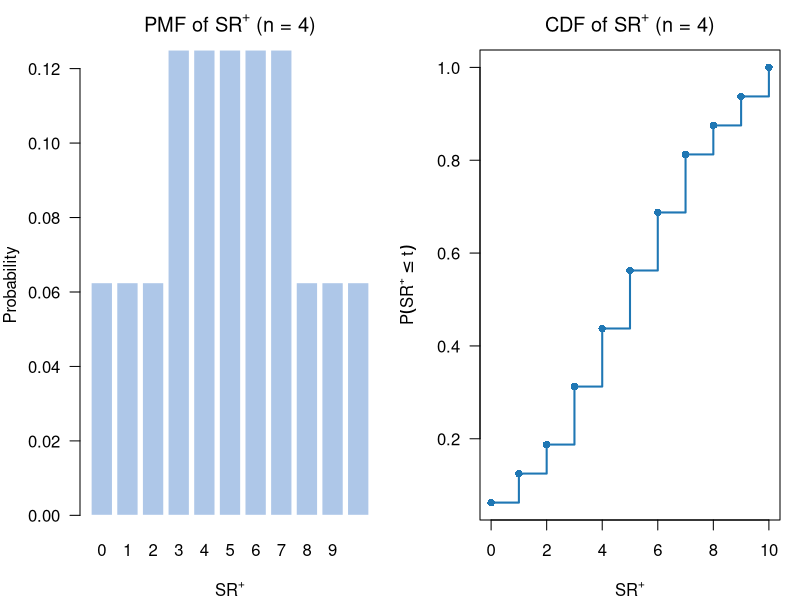
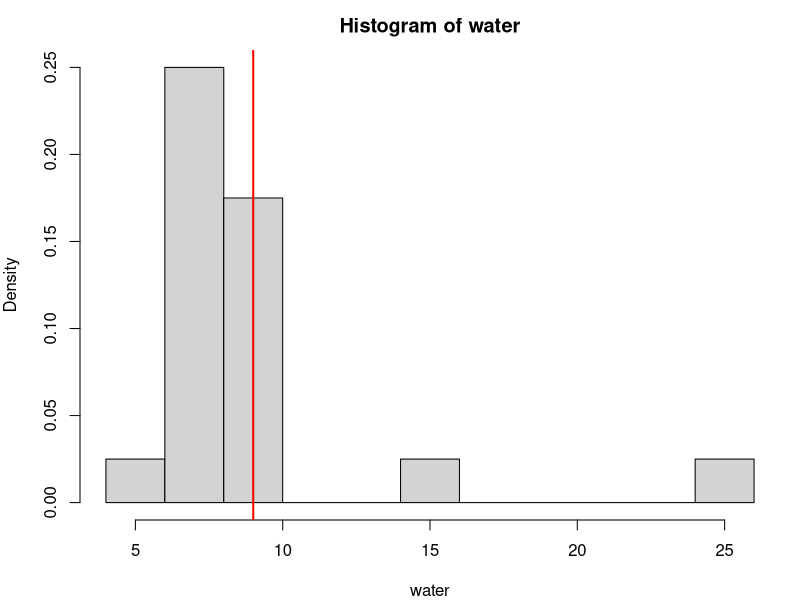
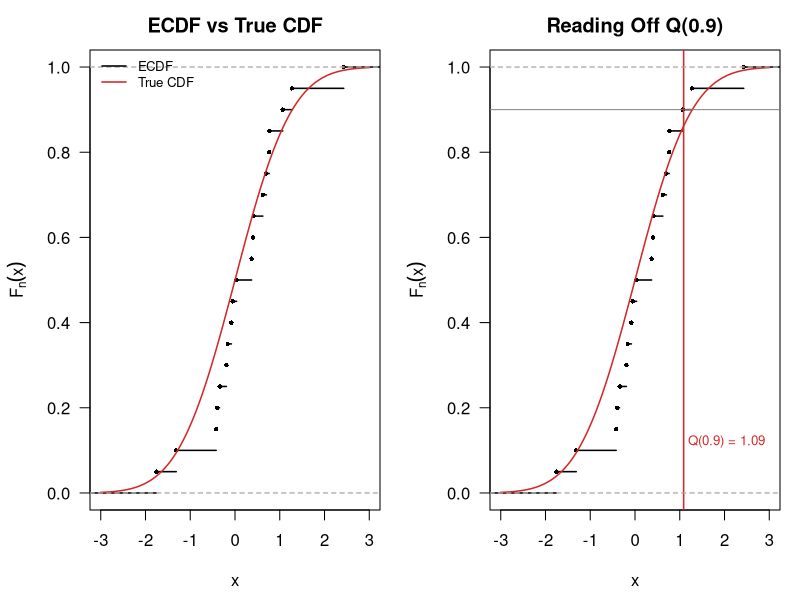
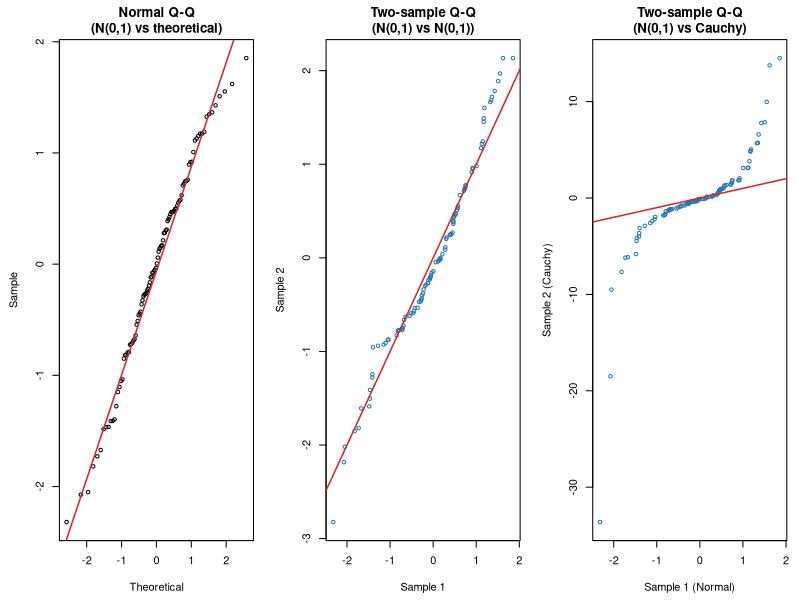
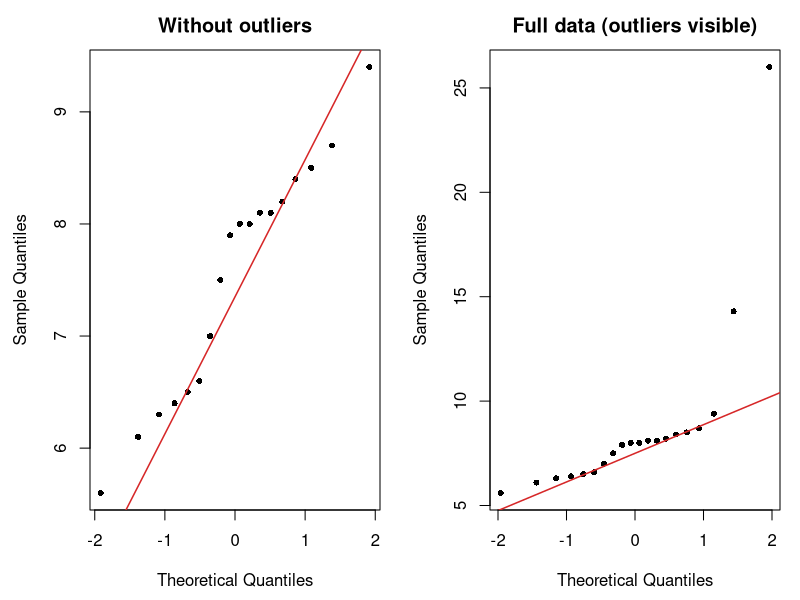

These figures' R source, in order:
## ---- chunk 1
#| label: setup
#| include: false
set.seed(42)
## ---- chunk 2
#| echo: true
x      <- c(1, 1, 5, 5, 8, 8, 8)
theta0 <- 3
d      <- x - theta0
cat("Differences d_i :", d, "\n")
cat("Mid-ranks of |d|:", rank(abs(d)), "\n")
## ---- chunk 3
#| echo: false
#| label: tbl-hypnosis-slides

hypnosis <- data.frame(
  Subject = 1:6,
  Before  = c(10.5, 19.5, 7.5, 4.0, 4.5, 2.0),
  After   = c(18.5, 24.5, 11.0, 2.5, 5.5, 3.5)
)
hypnosis$D <- hypnosis$After - hypnosis$Before
hypnosis$R <- rank(abs(hypnosis$D))
hypnosis$S <- as.integer(hypnosis$D > 0)
knitr::kable(hypnosis,
             col.names = c("Subject", "$X_i$ (before)", "$Y_i$ (after)",
                           "$D_i$", "$R_i$", "$S_i$"),
             align = "crrrrr")
## ---- chunk 4
#| echo: true
D <- c(8, 5, 3.5, -1.5, 1, 1.5)
wilcox.test(D, alternative = "greater")
## ---- chunk 5
#| label: fig-null-dist-slides
#| fig-width: 8
#| fig-height: 3.5
#| fig-alt: "Left: bar chart of the PMF of SR+ for n=4, symmetric around 5. Right: CDF step function."

signs <- expand.grid(s1=c(-1,1), s2=c(-1,1), s3=c(-1,1), s4=c(-1,1))
signs$SR_plus <- apply(signs, 1, function(s) sum((1:4)[s > 0]))
sr_vals <- 0:10
pmf <- table(factor(signs$SR_plus, levels = sr_vals)) / 16
cdf <- cumsum(pmf)

par(mfrow = c(1, 2), mar = c(4, 4, 2.5, 1))
barplot(pmf, names.arg = sr_vals,
        xlab = expression(SR^"+"), ylab = "Probability",
        main = expression("PMF of " * SR^"+" * " (n = 4)"),
        col = "#aec7e8", border = "white", las = 1)
plot(sr_vals, cdf, type = "s", lwd = 2, col = "#1f77b4",
     xlab = expression(SR^"+"),
     ylab = expression(P(SR^"+" <= t)),
     main = expression("CDF of " * SR^"+" * " (n = 4)"), las = 1)
points(sr_vals, cdf, pch = 16, col = "#1f77b4")
par(mfrow = c(1, 1))
## ---- chunk 6
#| echo: true
# CDF values for n = 4
psignrank(0:10, n = 4)
## ---- chunk 7
#| label: tbl-fvc-slides
fvc <- data.frame(
  Subject = 1:14,
  Placebo = c(224, 8, 75, 541, 74, 85, 293, -23, 525, -38, 508, 255, 525, 1023),
  Drug    = c(213, 95, 33, 440, -32, -28, 445, -178, 367, 140, 323, 10, 65, 343)
)
fvc$xi   <- fvc$Placebo - fvc$Drug
fvc$Rank <- rank(abs(fvc$xi))
fvc$SRp  <- ifelse(fvc$xi > 0, fvc$Rank, NA)
fvc$SRm  <- ifelse(fvc$xi < 0, fvc$Rank, NA)
knitr::kable(fvc,
             col.names = c("Subject","Placebo","Drug","$x_i$","Rank","$SR^+$","$SR^-$"),
             align = "crrrrrr")
## ---- chunk 8
#| echo: true
n       <- 14
SR_minus <- 19
mu_T    <- n * (n + 1) / 4
sigma_T <- sqrt(n * (n + 1) * (2*n + 1) / 24)
z_stat  <- (SR_minus - mu_T) / sigma_T
p_val   <- pnorm(z_stat)

cat(sprintf("Mean  = n(n+1)/4           = %.1f\n", mu_T))
cat(sprintf("SD    = sqrt(n(n+1)(2n+1)/24) = %.5f\n", sigma_T))
cat(sprintf("z     = (19 - %.1f) / %.5f = %.4f\n", mu_T, sigma_T, z_stat))
cat(sprintf("p-val = P[Z <= %.4f]       = %.4f\n", z_stat, p_val))
## ---- chunk 9
#| echo: true
fvc_xi <- c(11,-15,42,101,106,113,-152,155,158,-179,185,245,460,680)
wilcox.test(fvc_xi, alternative = "greater")
## ---- chunk 10
#| label: tbl-comparison-slides
comp <- data.frame(
  Method = c("Sign test", "Wilcoxon signed-rank", "t-test / z-test"),
  Assumptions = c(
    "i.i.d., continuous",
    "i.i.d., continuous, **symmetric**",
    "i.i.d., **normal**"
  ),
  Power = c("Lowest", "Intermediate", "Highest (under normality)")
)
knitr::kable(comp, align = "lll")
## ---- chunk 11
#| echo: true
water <- c(5.6,6.1,6.3,6.4,6.5,6.6,7.0,7.5,7.9,
        8.0,8.0,8.1,8.1,8.2,8.4,8.5,8.7,9.4,14.3,26.0)

hist(water, breaks = 10, freq = F)
abline(v = 9, col = "red", lwd = 2)
## ---- chunk 12
#| echo: true
water <- c(5.6,6.1,6.3,6.4,6.5,6.6,7.0,7.5,7.9,
        8.0,8.0,8.1,8.1,8.2,8.4,8.5,8.7,9.4,14.3,26.0)

suppressWarnings(wilcox.test(water, mu = 9))$p.value
binom.test(sum(water > 9), n = length(water), p = 0.5)$p.value
t.test(water, mu = 9)$p.value
## ---- chunk 13
#| label: fig-ecdf-slides
#| fig-width: 8
#| fig-height: 3.8
#| fig-alt: "Left: ECDF step function overlaid with smooth normal CDF. Right: same with a horizontal line at 0.9 and vertical red line marking the 90th empirical percentile."

set.seed(2025)
n_ecdf <- 20
x_samp <- rnorm(n_ecdf)
Fn     <- ecdf(x_samp)
x_grid <- seq(-3, 3, length.out = 300)
q90    <- quantile(x_samp, 0.9)

par(mfrow = c(1, 2), mar = c(4.5, 4.5, 2.5, 1))

plot(Fn, main = "ECDF vs True CDF",
     xlab = "x", ylab = expression(F[n](x)),
     col = "black", lwd = 1.5, las = 1,
     xlim = c(-3, 3), do.points = TRUE, pch = 16, cex = 0.6)
lines(x_grid, pnorm(x_grid), col = "#d62728", lwd = 1.5)
abline(h = c(0,1), lty = 2, col = "grey70")
legend("topleft", legend = c("ECDF","True CDF"),
       col = c("black","#d62728"), lwd = 1.5, bty = "n", cex = 0.8)

plot(Fn, main = "Reading Off Q(0.9)",
     xlab = "x", ylab = expression(F[n](x)),
     col = "black", lwd = 1.5, las = 1,
     xlim = c(-3, 3), do.points = TRUE, pch = 16, cex = 0.6)
lines(x_grid, pnorm(x_grid), col = "#d62728", lwd = 1.5)
abline(h = 0.9, lty = 1, col = "grey50")
abline(v = q90, col = "#d62728", lwd = 1.5)
abline(h = c(0,1), lty = 2, col = "grey70")
text(q90 + 0.1, 0.12, sprintf("Q(0.9) = %.2f", q90),
     col = "#d62728", adj = 0, cex = 0.8)

par(mfrow = c(1, 1))
## ---- chunk 14
#| label: fig-qqplots-slides
#| fig-width: 10
#| fig-height: 4
#| fig-alt: "Three Q-Q plots. Left: N(0,1) sample vs theoretical normal — near-perfect diagonal. Centre: two N(0,1) samples — near-diagonal. Right: N(0,1) vs Cauchy — severe S-shaped deviation."

set.seed(101)
n_qq <- 100
s1 <- rnorm(n_qq)
s2 <- rnorm(n_qq)
s3 <- rcauchy(n_qq)

par(mfrow = c(1, 3), mar = c(4.5, 4.5, 3, 1))

qqnorm(s1, main = "Normal Q-Q\n(N(0,1) vs theoretical)",
       xlab = "Theoretical", ylab = "Sample", pch = 1, cex = 0.7)
qqline(s1, col = "#d62728", lwd = 1.5)

qqplot(s1, s2, main = "Two-sample Q-Q\n(N(0,1) vs N(0,1))",
       xlab = "Sample 1", ylab = "Sample 2",
       pch = 1, cex = 0.7, col = "#1f77b4")
abline(0, 1, col = "#d62728", lwd = 1.5)

qqplot(s1, s3, main = "Two-sample Q-Q\n(N(0,1) vs Cauchy)",
       xlab = "Sample 1 (Normal)", ylab = "Sample 2 (Cauchy)",
       pch = 1, cex = 0.7, col = "#1f77b4")
abline(0, 1, col = "#d62728", lwd = 1.5)

par(mfrow = c(1, 1))
## ---- chunk 15
#| echo: true
#| fig-width: 7
#| fig-height: 3.5
#| fig-alt: "Two Q-Q plots side by side. Left shows the symmetric water content data without outliers following the diagonal closely. Right shows the full dataset including outliers, with extreme deviations in the upper tail revealing right skew."

x2 <- c(5.6,6.1,6.3,6.4,6.5,6.6,7.0,7.5,7.9,
        8.0,8.0,8.1,8.1,8.2,8.4,8.5,8.7,9.4,14.3,26.0)

par(mfrow = c(1, 2), mar = c(4.5, 4.5, 2.5, 1))
qqnorm(x2[-c(19,20)], main = "Without outliers", pch = 16, cex = 0.8)
qqline(x2[-c(19,20)], col = "#d62728", lwd = 1.5)
qqnorm(x2, main = "Full data (outliers visible)", pch = 16, cex = 0.8)
qqline(x2, col = "#d62728", lwd = 1.5)
par(mfrow = c(1, 1))
